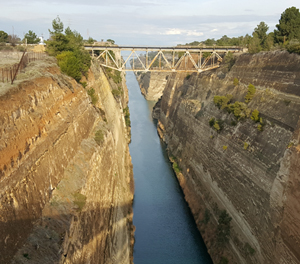
#> input picture opencv/ch06_images/color_space.jpg, 300 x 264 px
$ python 6practice.py
#> lines starting #> are read from the running program, lines starting #| are printed output that depends on the picture
'''
컬러 영상을 입력받아서, YCbCr 컬러 공간으로 변환하고 다시 환원하는 프로그램을 작성하시오.
'''
import cv2
import numpy as np

image = cv2.imread('ch06_images/color_space.jpg')
#> image is the input picture: shape (264, 300, 3); mean B, G, R 99.5, 123.8, 135.6

YCC_img = cv2.cvtColor(image,cv2.COLOR_BGR2YCrCb)
#> YCC_img: shape (264, 300, 3); mean of channels 0, 1, 2 124.6, 135.9, 113.9

Y,Cr,Cb = cv2.split(YCC_img)
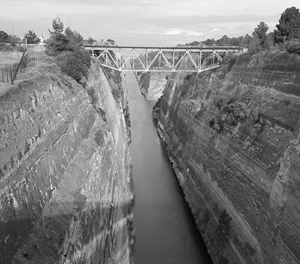
#> Y: shape (264, 300); min 1, max 255, mean 124.6
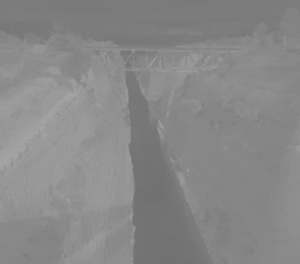
#> Cr: shape (264, 300); min 112, max 168, mean 135.9
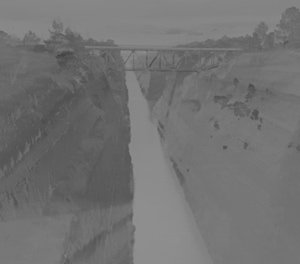
#> Cb: shape (264, 300); min 67, max 144, mean 113.9
titles = ['Y','Cr','Cb']
for t in titles:    cv2.imshow(t,eval(t))
cv2.waitKey(0)
